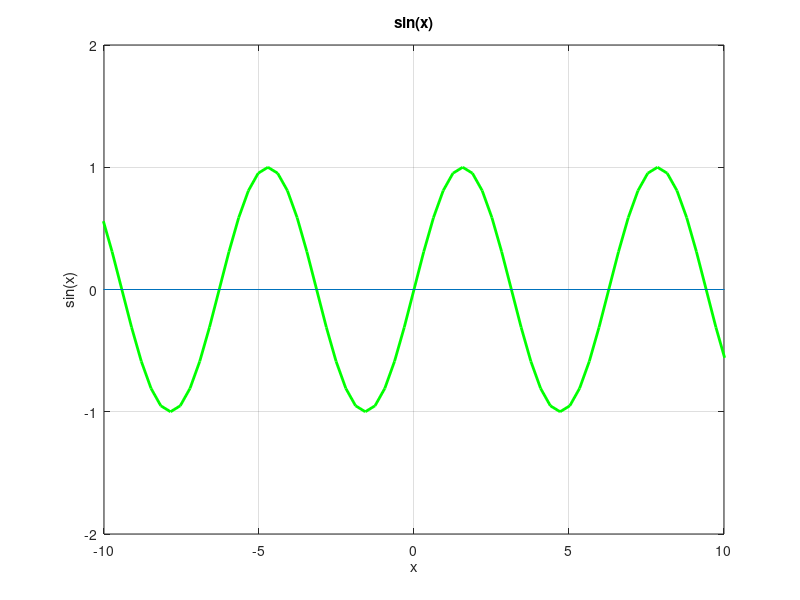

This figure's MATLAB source:
minbnd = -4*pi;  
maxbnd = 4*pi;  
t = minbnd:0.1*pi:maxbnd;  
plot(t, sin(t), 'g', 'Linewidth', 2);  
line([minbnd, maxbnd], [0, 0]);    %绘制x轴  
axis([-10, 10, -2, 2])             %定义显示的坐标区间:x在(-10,10)之间，y在(-2,2)之间  
grid on;  
title('sin(x)');  
xlabel('x');  
ylabel('sin(x)');  
print('-dpng','sin.png');          %保存为png图片，在Matlab当前的工作目录下  